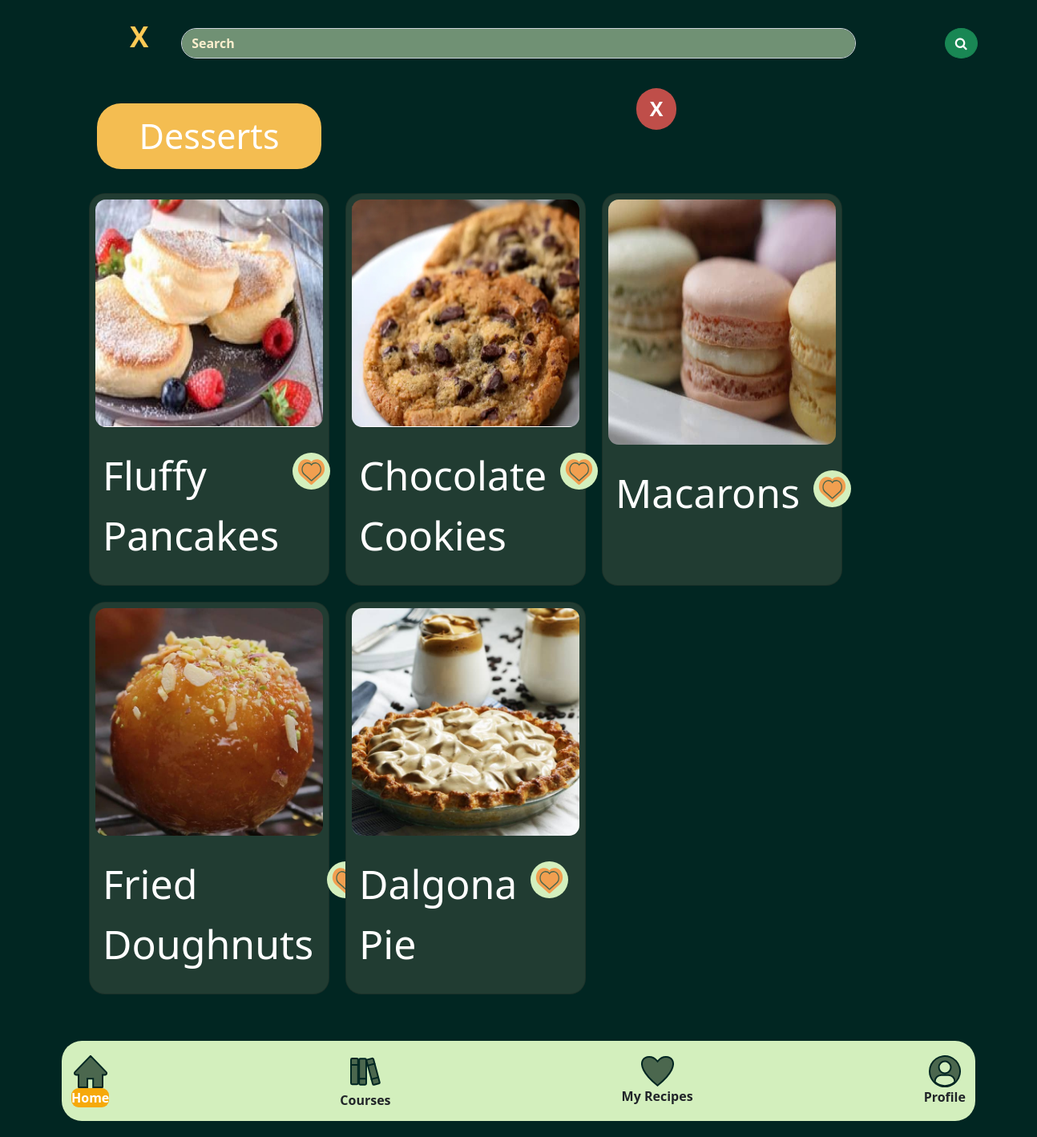
The app's page /mealFix/search/desserts with its own data.
### mealFix/models.py (models this page shows)
class Recept(models.Model):
    title = models.CharField(max_length=50)
    time = models.IntegerField()
    tod = models.IntegerField(null=True, blank=True)
    bigsix = models.IntegerField(null=True, blank=True)
    cuisine = models.IntegerField(null=True, blank=True)
    dish_style = models.IntegerField(null=True, blank=True)
    ingredients = models.TextField(blank=True, null=True)
    calories = models.TextField(null=True, blank=True)
    fat = models.TextField(null=True, blank=True)
    carbs = models.TextField(null=True, blank=True)
    fiber = models.TextField(null=True, blank=True)
    sugar = models.TextField(null=True, blank=True)
    protein = models.TextField(null=True, blank=True)
    servings = models.IntegerField(null=True, blank=True)
    step1 = models.TextField(null=True, blank=True)
    step2 = models.TextField(null=True, blank=True)
    step3 = models.TextField(null=True, blank=True)
    step4 = models.TextField(null=True, blank=True)
    step5 = models.TextField(null=True, blank=True)
    step6 = models.TextField(null=True, blank=True)
    step7 = models.TextField(null=True, blank=True)
    step8 = models.TextField(null=True, blank=True)
    step9 = models.TextField(null=True, blank=True)
    step10 = models.TextField(null=True, blank=True)
    myrecipes = models.IntegerField(null=True, blank=True)
    image = models.ImageField(upload_to="cover_image", null=True, blank=True)
    author = models.ForeignKey(User, on_delete=models.CASCADE, null=True, blank=True)

### mealFix/views.py (the view)
# urls.py: path("search/desserts", views.dessertspage, name="desserts"),
def dessertspage(request):
    queryset = Recept.objects.all()
    context = {"recepti": queryset, "form": ReceptForm}
    return render(request, "desserts.html", context=context)

### templates/desserts.html (shortened to what this page needs)
<!DOCTYPE html>
<html lang="en">
<head>
{% load static %}
    <link rel="stylesheet" type="text/css" href="{% static '/css/bootstrap.css' %}" >
<link href="https://maxcdn.bootstrapcdn.com/font-awesome/4.6.3/css/font-awesome.min.css" rel="stylesheet"/>
<body>
<div class="container col-12">
{% load static %}
<div class="container col-12">
<div id="boxes" class="row-cols-lg-2 mx-auto float-container" style="align-items: center; align-content: center; text-align: center; display: flex">
    <div id="leftbox">
        <a href="/mealFix/home" style="color: #FFCA55; font-weight: bolder; font-size: 35px">X</p>
        </a>
    </div>
  <div id="middlebox" class="col-lg-10 float-child1">
      <a href="">
        <input href="/mealFix/profile" type="text" value="Search" class="form-control rounded-5" placeholder="Search" style="background-color: #709174; text-align: left; color: #FCEFCE; font-weight: bolder">
      </a>
  </div>
  <div id="rightbox" class="col-sm float-child2">
        <button class="btn btn-success rounded-circle" type="submit">
            <i class="fa fa-search"></i>
        </button>
  </div>
</div>
<div class="float-container col-10">
    <button id="x" class="btn"><a href="/mealFix/search">X</a></button>
    <button class="btn btn-lg" style="color: white; font-size: 43px; background-color: #F4BD51; border-radius: 30px; width: 280px">Desserts</button>
</div>
<div style="display: flex; flex-direction: row; flex-wrap: wrap;">
    {% for recept in recepti %}
        {% if recept.bigsix == 5 %}
        <div class="card recept-bt" style="width:300px; margin: 10px; height: 490px; background-color: #213C32;border-radius: 20px">
  <img src="{{ MEDIA_URL }}{{ recept.image.url }}" class="card-img-top" alt="..." style="border-radius: 20px">
  <div class="card-body" style="display: flex; color: white">
      <div  class=" float-start">
         <p class="card-title" style="font-size: 50px; text-align: left">{{ recept.title }}</p>
      </div>
      <div class="float-end mx-auto" >
        <a href="#" class="btn btn-lg" style="font-size: 20px;"><img src="{% static "/img/like.svg" %}"></a>
      </div>
  </div>
</div>
            {% endif %}
    {% endfor %}
</div>
<br>
<br>
<div class="navbar fixed-bottom navbar-expand-lg float-container text-center">
    <div class="container text-center" style="background-color: #D3EFBD; border-radius: 25px;  width: 2000px; height: 100px; align-content: center">
        <div class="nav-item">
            <img id="image" src="{% static '/img/icons/home.svg' %}" alt="logo" class="text-center">
            <a class="nav-link" href="/mealFix/home" style="background-color: #F6A90A; border-radius: 9px; color: white">Home</a>
        </div>
        <div class="nav-item">
            <img id="image" src="{% static '/img/icons/books.svg' %}" alt="logo">
            <a class="nav-link" href="/mealFix/course">Courses</a>
        </div>
        <div class="nav-item">
            <img id="image" src="{% static '/img/icons/fav.svg' %}" alt="logo">
            <a class="nav-link" href="/mealFix/myrecipes">My Recipes</a>
        </div>
        <div class="nav-item">
            <img id="image" src="{% static '/img/icons/profil.svg' %}" alt="logo"></a>
            <a class="nav-link" href="/mealFix/profile">Profile</a>
        </div>
        </div>
    </div>
</div>
<br>
<br>
<br>
<br>
<br>
</div>
</body>
</html>

### templates/desserts.html (style rules this page uses)
body { background: #012622; box-shadow: 0px 4px 4px rgba(0, 0, 0, 0.25); }
a { color: white; text-decoration: none; }
.nav-link { text-align: center; font-weight: bolder; }
.float-container { padding: 20px; }
.float-child1 { width: 700px; float: left; }
#leftbox { float:left; width:10%; }
#middlebox { float: left; width:80%; }
#rightbox { float:right; width:25%; }
.card-img-top { padding: 7px; display: block; margin-right: auto; margin-left: auto; width: 298px; height: 320px; background-size: cover; }
#x { position: absolute; color: white; background-color: #BF4E49; font-size: 25px; font-weight: bolder; width: 50px; top: 110px; right: 450px; border-radius: 25px; }

### records on screen
Recept: image (picture), title "Fluffy Pancakes", bigsix 5 (drawn)
Recept: image (picture), title "Chocolate Cookies", bigsix 5 (drawn)
Recept: image (picture), title "Macarons", bigsix 5 (drawn)
Recept: image (picture), title "Fried Doughnuts"
Recept: image (picture), title "Dalgona Pie", bigsix 5 (drawn)
